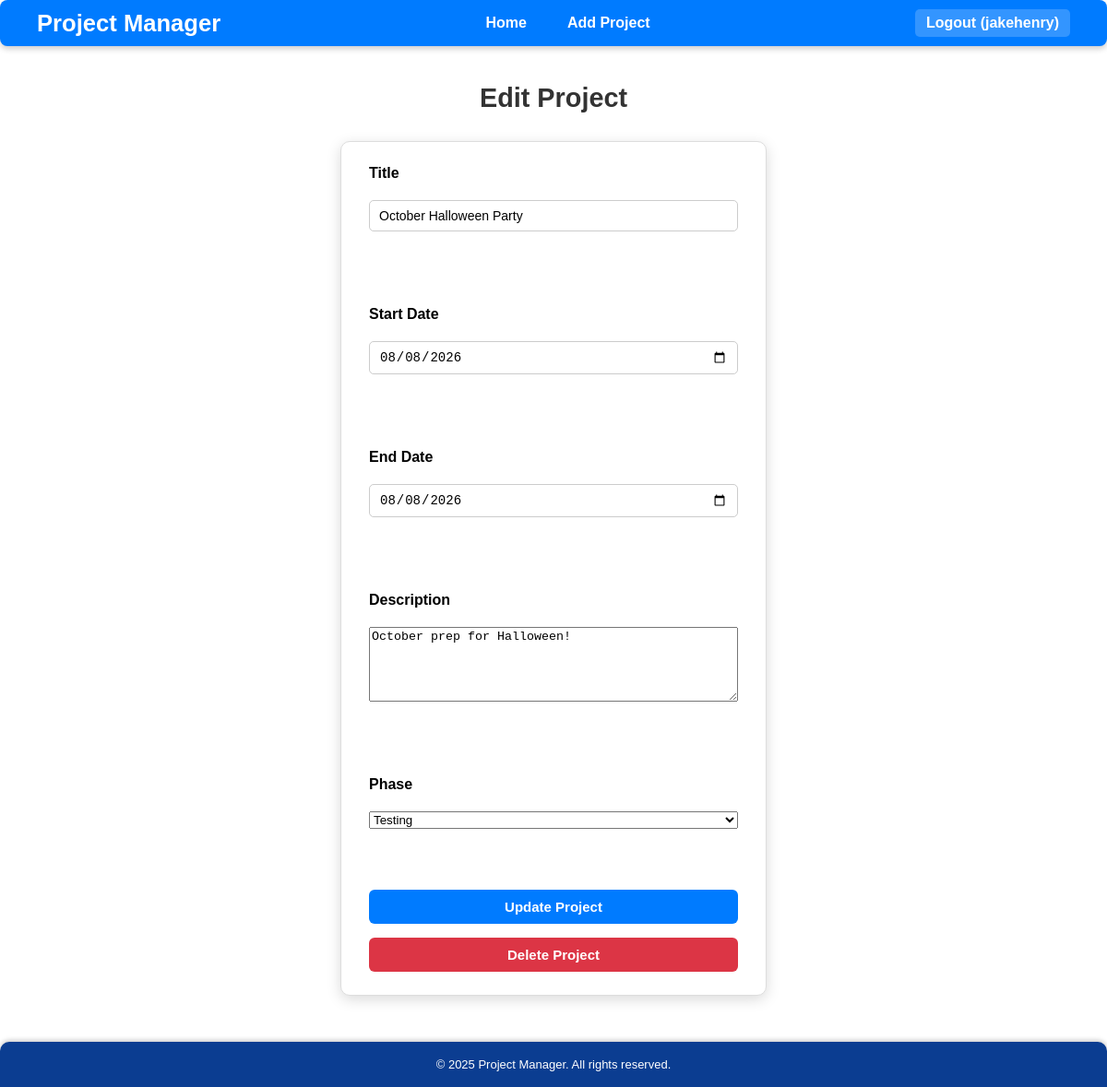
Page /projectmanager/project_edit.php?pid=18 (signed in) on the committed database.
### tables this page shows
CREATE TABLE `projects` (
  `pid` int(11) NOT NULL,
  `title` varchar(100) DEFAULT NULL,
  `start_date` date DEFAULT NULL,
  `end_date` date DEFAULT NULL,
  `short_description` varchar(255) DEFAULT NULL,
  `phase` enum('design','development','testing','deployment','complete') DEFAULT NULL,
  `uid` int(11) NOT NULL
);

### projectmanager/project_edit.php (the view, shortened to what this page needs)
<?php
require 'config.php';
include 'includes/header.php';
$pid = (int)$_GET['pid'];
$stmt = $conn->prepare("SELECT * FROM projects WHERE pid = ?");
$stmt->execute([$pid]);
$project = $stmt->fetch(PDO::FETCH_ASSOC);
?>
<h2>Edit Project</h2>
<div class="form-card">
    <form method="POST">
        <label for="title">Title</label>
        <input type="text" name="title" id="title"
               value="<?= htmlspecialchars($project['title']) ?>" required>
        <span class="error" id="titleError"></span><br><br>
        <label for="start_date">Start Date</label>
        <input type="date" name="start_date" id="start_date"
               value="<?= htmlspecialchars($project['start_date']) ?>" required>
        <span class="error" id="startDateError"></span><br><br>
        <label for="end_date">End Date</label>
        <input type="date" name="end_date" id="end_date"
               value="<?= htmlspecialchars($project['end_date']) ?>" required>
        <span class="error" id="endDateError"></span><br><br>
        <label for="short_description">Description</label>
        <textarea name="short_description" id="short_description"
                  rows="5" required><?= htmlspecialchars($project['short_description']) ?></textarea>
        <span class="error" id="descError"></span><br><br>
        <label for="phase">Phase</label>
        <select name="phase" id="phase" required>
            <?php foreach (['design','development','testing','deployment','complete'] as $p): ?>
                <option value="<?= $p ?>" <?= $project['phase'] == $p ? 'selected' : '' ?>><?= ucfirst($p) ?></option>
            <?php endforeach; ?>
        </select><br><br>
        <button type="submit">Update Project</button>
    </form>
    <form method="POST" style="margin-top:15px;" onsubmit="return confirm('Are you sure you want to delete this project?');">
        <button type="submit" style="background:#dc3545;color:#fff;">Delete Project</button>
    </form>
</div>
<?php include 'includes/footer.php'; ?>

### projectmanager/css/style.css (style rules this page uses)
h2 { text-align: center; font-size: 1.8em; margin: 20px 0; color: #333; }
.form-card { max-width: 400px; margin: 30px auto; padding: 25px 30px; background: #ffffff; border-radius: 10px; box-shadow: 0 4px 15px rgba(0,0,0,0.15); font-family: Arial, sans-serif; border: 1px solid #ddd; text-align: center; }
.form-card form { display: flex; flex-direction: column; gap: 15px; }
.form-card label { font-weight: bold; text-align: left; display: block; margin-bottom: 5px; }
.form-card input { width: 100%; padding: 8px 10px; border: 1px solid #ccc; border-radius: 5px; font-size: 14px; box-sizing: border-box; transition: border-color 0.2s, box-shadow 0.2s; }
.form-card button { padding: 10px 15px; font-size: 15px; background: #007BFF; color: #fff; border: none; border-radius: 6px; cursor: pointer; font-weight: bold; transition: background 0.2s; }
html, body { height: 100%; margin: 0; padding: 0; }
body { display: flex; flex-direction: column; font-family: Arial, sans-serif; }

### rows in the picture
projects: title "October Halloween Party", start_date "08/08/2026", end_date "08/08/2026", short_description "October prep for Halloween!", phase "Testing"

### other values in the picture
$_SESSION['username'] "jakehenry"
